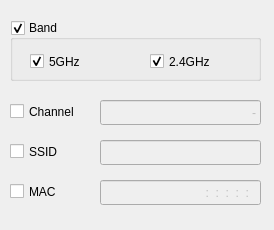
<?xml version="1.0" encoding="UTF-8"?>
<ui version="4.0">
 <class>ViewFilterDialog</class>
 <widget class="QWidget" name="ViewFilterDialog">
  <property name="geometry">
   <rect>
    <x>0</x>
    <y>0</y>
    <width>274</width>
    <height>230</height>
   </rect>
  </property>
  <property name="minimumSize">
   <size>
    <width>274</width>
    <height>230</height>
   </size>
  </property>
  <property name="maximumSize">
   <size>
    <width>274</width>
    <height>230</height>
   </size>
  </property>
  <property name="windowTitle">
   <string>View Filter</string>
  </property>
  <property name="autoFillBackground">
   <bool>false</bool>
  </property>
  <widget class="QGroupBox" name="groupBoxBand">
   <property name="geometry">
    <rect>
     <x>10</x>
     <y>20</y>
     <width>251</width>
     <height>61</height>
    </rect>
   </property>
   <property name="toolTip">
    <string>Filter by band</string>
   </property>
   <property name="autoFillBackground">
    <bool>false</bool>
   </property>
   <property name="title">
    <string>Band</string>
   </property>
   <property name="flat">
    <bool>false</bool>
   </property>
   <property name="checkable">
    <bool>true</bool>
   </property>
   <widget class="QCheckBox" name="checkBox5G">
    <property name="geometry">
     <rect>
      <x>20</x>
      <y>30</y>
      <width>92</width>
      <height>23</height>
     </rect>
    </property>
    <property name="toolTip">
     <string>Show 5GHz BSS</string>
    </property>
    <property name="text">
     <string>5GHz</string>
    </property>
    <property name="checked">
     <bool>true</bool>
    </property>
   </widget>
   <widget class="QCheckBox" name="checkBox24G">
    <property name="geometry">
     <rect>
      <x>140</x>
      <y>30</y>
      <width>92</width>
      <height>23</height>
     </rect>
    </property>
    <property name="toolTip">
     <string>Show 2.4GHz BSS</string>
    </property>
    <property name="text">
     <string>2.4GHz</string>
    </property>
    <property name="checked">
     <bool>true</bool>
    </property>
   </widget>
  </widget>
  <widget class="QCheckBox" name="checkBoxChannel">
   <property name="enabled">
    <bool>true</bool>
   </property>
   <property name="geometry">
    <rect>
     <x>10</x>
     <y>100</y>
     <width>92</width>
     <height>23</height>
    </rect>
   </property>
   <property name="toolTip">
    <string>Enable filter by channel</string>
   </property>
   <property name="text">
    <string>Channel</string>
   </property>
  </widget>
  <widget class="QLineEdit" name="lineEditChannel">
   <property name="enabled">
    <bool>false</bool>
   </property>
   <property name="geometry">
    <rect>
     <x>100</x>
     <y>100</y>
     <width>161</width>
     <height>25</height>
    </rect>
   </property>
   <property name="toolTip">
    <string>Match channels in this list. Input format: 1,36-48,151</string>
   </property>
   <property name="text">
    <string>-</string>
   </property>
   <property name="alignment">
    <set>Qt::AlignRight|Qt::AlignTrailing|Qt::AlignVCenter</set>
   </property>
  </widget>
  <widget class="QCheckBox" name="checkBoxSSID">
   <property name="enabled">
    <bool>true</bool>
   </property>
   <property name="geometry">
    <rect>
     <x>10</x>
     <y>140</y>
     <width>92</width>
     <height>23</height>
    </rect>
   </property>
   <property name="toolTip">
    <string>Enable filter by SSID/ESSID</string>
   </property>
   <property name="text">
    <string>SSID</string>
   </property>
  </widget>
  <widget class="QCheckBox" name="checkBoxMAC">
   <property name="enabled">
    <bool>true</bool>
   </property>
   <property name="geometry">
    <rect>
     <x>10</x>
     <y>180</y>
     <width>92</width>
     <height>23</height>
    </rect>
   </property>
   <property name="text">
    <string>MAC</string>
   </property>
  </widget>
  <widget class="QLineEdit" name="lineEditSSID">
   <property name="enabled">
    <bool>false</bool>
   </property>
   <property name="geometry">
    <rect>
     <x>100</x>
     <y>140</y>
     <width>161</width>
     <height>25</height>
    </rect>
   </property>
   <property name="toolTip">
    <string>Match SSID containing the string, case sensitive. e.g.: Oo will show FOoBar</string>
   </property>
   <property name="text">
    <string/>
   </property>
   <property name="maxLength">
    <number>32</number>
   </property>
   <property name="alignment">
    <set>Qt::AlignRight|Qt::AlignTrailing|Qt::AlignVCenter</set>
   </property>
  </widget>
  <widget class="QLineEdit" name="lineEditMAC">
   <property name="enabled">
    <bool>false</bool>
   </property>
   <property name="geometry">
    <rect>
     <x>100</x>
     <y>180</y>
     <width>161</width>
     <height>25</height>
    </rect>
   </property>
   <property name="toolTip">
    <string>Match MAC containing the string, case insensitive. ? for wildcard.
Examples: ??:02:03:04:05:06, 0a-0b-0c-0d-0e-??</string>
   </property>
   <property name="inputMask">
    <string>XX:XX:XX:XX:XX:XX</string>
   </property>
   <property name="text">
    <string/>
   </property>
   <property name="maxLength">
    <number>17</number>
   </property>
   <property name="alignment">
    <set>Qt::AlignRight|Qt::AlignTrailing|Qt::AlignVCenter</set>
   </property>
  </widget>
 </widget>
 <resources/>
 <connections/>
</ui>
